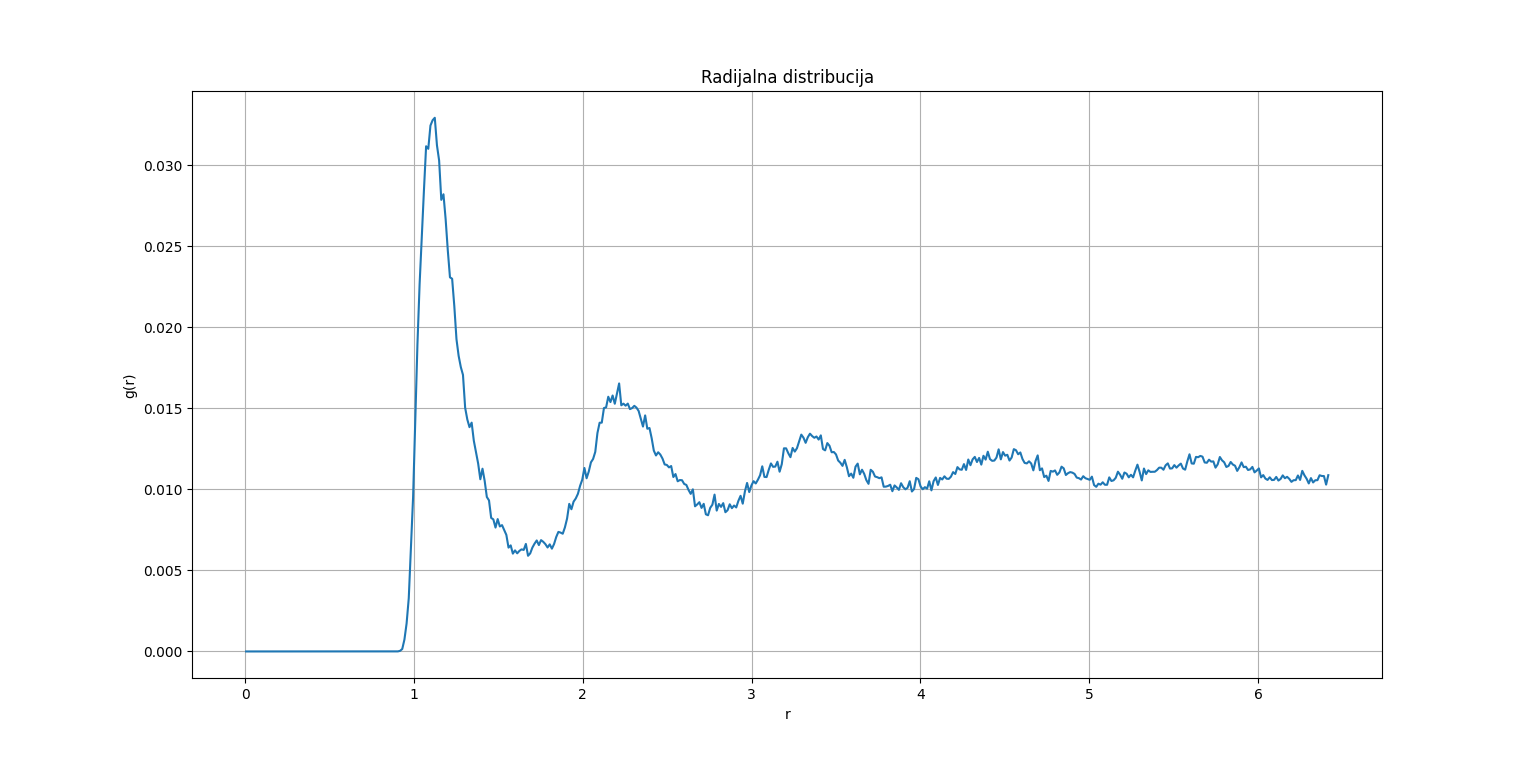

The script that drew this image:
import numpy as np
import matplotlib.pyplot as plt

r, g = np.loadtxt("gr.dat", unpack=True)

plt.plot(r, g)
plt.xlabel("r")
plt.ylabel("g(r)")
plt.title("Radijalna distribucija")
plt.grid()
plt.show()
